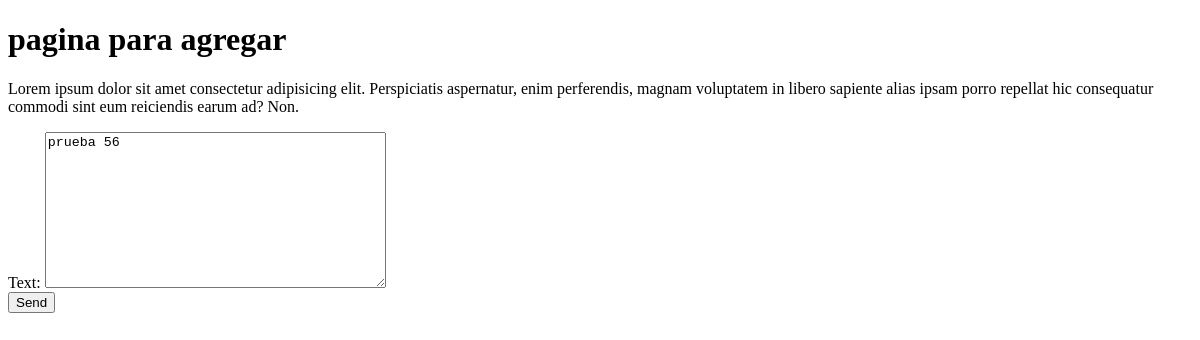
The page /update_comment/13 on the database as committed earlier.
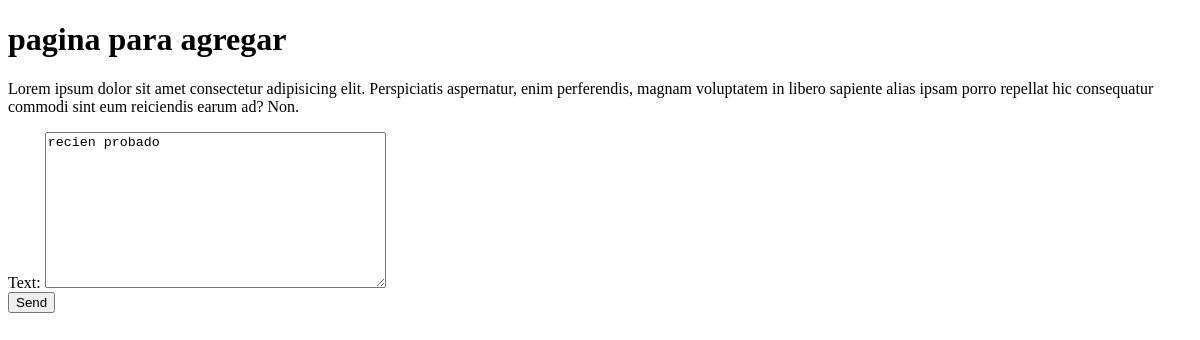
The same page on the database as committed later.
### comment/models.py (models this page shows, shortened)
class Comment(models. Model):
    text = models.TextField()
    date_posted = models.DateTimeField(auto_now=True)
    element = models.ForeignKey(Element, on_delete=models.CASCADE, null=True)

### comment/views.py (the view)
# urls.py: path('update_comment/<int:pk>', views.update_comment, name='update_comment'),
def update_comment(request, pk):
    comment = get_object_or_404(Comment, pk=pk)
    if request.method == 'POST':
        form = CommentForm(request.POST, instance=comment)
        if form.is_valid():
            form.save()
            return redirect('/')
    else:
        form = CommentForm(instance=comment)
    return render(request, 'add.html', {'form': form})

### comment/forms.py
class CommentForm(ModelForm):
    class Meta:
        model = Comment
        fields = ('text',)

### comment/templates/add.html (shortened to what this page needs)
<!DOCTYPE html>
<html lang="en">
<head>
</head>
<body>
    <h1>pagina para agregar</h1>
    <P>Lorem ipsum dolor sit amet consectetur adipisicing elit. Perspiciatis aspernatur, enim perferendis, magnam voluptatem in libero sapiente alias ipsam porro repellat hic consequatur commodi sint eum reiciendis earum ad? Non.</P>
    <form action="" method="POST">
        {{form}}
        <button type="submit">Send</button>
    </form>
</body>
</html>

Rows that differ between the two databases and show on the page:
changed Comment: text "prueba 56" → "recien probado"
